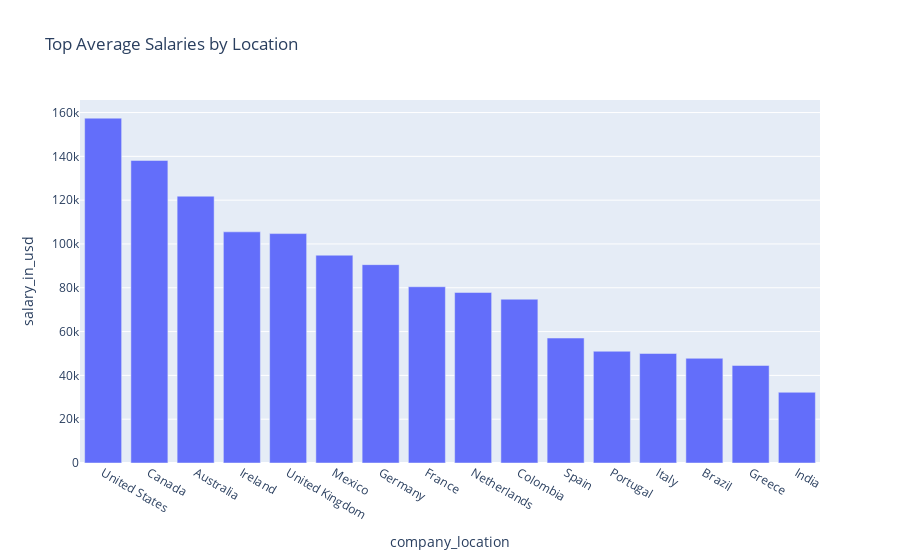

Write notebook code for a chart like this one.
### Code cell
location_counts = mini_project_dataset['company_location'].value_counts()
# Filter locations with more than 10 entries
locations_with_more_than_10_entries = location_counts[location_counts > 10].index
# Filter the dataset to include only locations with more than 10 entries
filtered_dataset = mini_project_dataset[mini_project_dataset['company_location'].isin(locations_with_more_than_10_entries)]
# Calculate average salaries for each company location
avg_salary_by_location = filtered_dataset.groupby('company_location')['salary_in_usd'].mean().reset_index()
# Sort the average salaries in descending order
avg_salary_by_location_sorted = avg_salary_by_location.sort_values(by='salary_in_usd', ascending=False)
# Select the top 10 locations with the highest average salaries
top_10_avg_salaries = avg_salary_by_location_sorted.head(20)
# Create histogram
fig = px.bar(top_10_avg_salaries, x='company_location', y='salary_in_usd', title='Top Average Salaries by Location')
fig.show()

### Figure 1 — Plotly figure (JSON) as saved in the notebook; plotly's stock layout.template omitted (floating-point values rounded to 4 significant figures)
{"data": [{"alignmentgroup": "True", "hovertemplate": "company_location=%{x}<br>salary_in_usd=%{y}<extra></extra>", "legendgroup": "", "marker": {"color": "#636efa", "pattern": {"shape": ""}}, "name": "", "offsetgroup": "", "orientation": "v", "showlegend": false, "textposition": "auto", "type": "bar", "x": ["United States", "Canada", "Australia", "Ireland", "United Kingdom", "Mexico", "Germany", "France", "Netherlands", "Colombia", "Spain", "Portugal", "Italy", "Brazil", "Greece", "India"], "xaxis": "x", "y": [157400.0, 138100.0, 121800.0, 105500.0, 104700.0, 94860.0, 90560.0, 80470.0, 77860.0, 74770.0, 57040.0, 51010.0, 50000.0, 47790.0, 44530.0, 32280.0], "yaxis": "y"}], "layout": {"barmode": "relative", "legend": {"tracegroupgap": 0}, "title": {"text": "Top Average Salaries by Location"}, "xaxis": {"anchor": "y", "domain": [0, 1], "title": {"text": "company_location"}}, "yaxis": {"anchor": "x", "domain": [0, 1], "title": {"text": "salary_in_usd"}}}}
